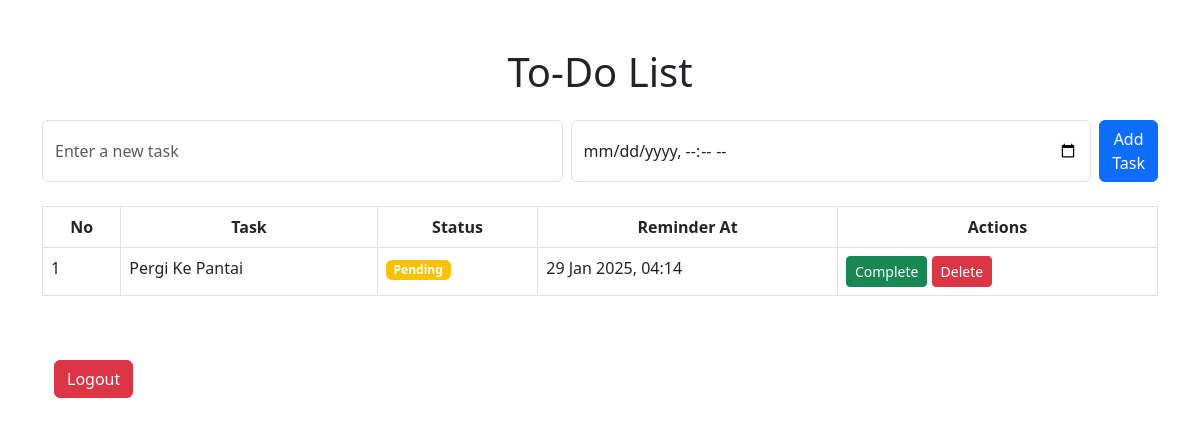
Page /project/dashboard.php (signed in) on the earlier database version.
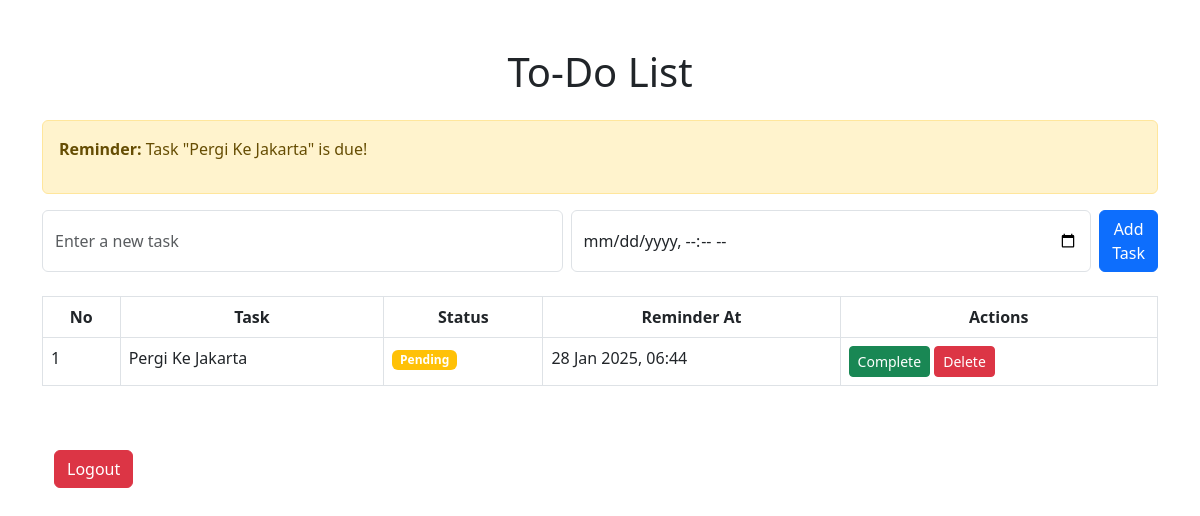
Same page on the later database version.
### tables this page shows
CREATE TABLE `tasks` (
  `id` int(11) NOT NULL,
  `task` varchar(255) NOT NULL,
  `is_completed` tinyint(1) DEFAULT 0,
  `created_at` timestamp NOT NULL DEFAULT current_timestamp(),
  `reminder_at` datetime DEFAULT NULL
);

### project/prosses.php (called while the page is built, shortened)
<?php
include '../db.php';
$current_time = date('Y-m-d H:i:s');
$result = $conn->query("SELECT * FROM tasks ORDER BY created_at DESC");
$reminder_tasks = $conn->query("SELECT * FROM tasks WHERE reminder_at IS NOT NULL AND reminder_at <= '$current_time' AND is_completed = 0");

### project/dashboard.php (the view, shortened to what this page needs)
<?php
include 'prosses.php';
?>
<!DOCTYPE html>
<html lang="en">
<head>
    <link href="https://cdn.jsdelivr.net/npm/bootstrap@5.3.0/dist/css/bootstrap.min.css" rel="stylesheet">
</head>
<body>
    <div class="container py-5">
        <h1 class="text-center mb-4">To-Do List</h1>
        <?php if ($reminder_tasks->num_rows > 0): ?>
            <div class="alert alert-warning">
                <?php while ($reminder = $reminder_tasks->fetch_assoc()): ?>
                    <p><strong>Reminder:</strong> Task "<?= $reminder['task'] ?>" is due!</p>
                <?php endwhile; ?>
            </div>
        <?php endif; ?>
        <form method="POST" class="d-flex mb-4">
            <input type="text" name="task" class="form-control me-2" placeholder="Enter a new task" required>
            <input type="datetime-local" name="reminder_at" class="form-control me-2" required>
            <button type="submit" name="add_task" class="btn btn-primary">Add Task</button>
        </form>
        <table class="table table-bordered bg-white">
            <thead>
                <tr class="text-center">
                    <th>No</th>
                    <th>Task</th>
                    <th>Status</th>
                    <th>Reminder At</th>
                    <th>Actions</th>
                </tr>
            </thead>
            <tbody>
                <?php if ($result->num_rows > 0): ?>
                    <?php
                    $no = 1;
                    while ($row = $result->fetch_assoc()): ?>
                        <tr>
                            <td><?= $no++ ?></td>
                            <td><?= $row['task'] ?></td>
                            <td>
                                <?php if ($row['is_completed']): ?>
                                    <span class="badge bg-success">Completed</span>
                                <?php else: ?>
                                    <span class="badge bg-warning">Pending</span>
                                <?php endif; ?>
                            </td>
                            <td>
                                <?= $row['reminder_at'] ? date("d M Y, H:i", strtotime($row['reminder_at'])) : '-' ?>
                            </td>
                            <td>
                                <?php if (!$row['is_completed']): ?>
                                    <a href="?complete_task=<?= $row['id'] ?>" class="btn btn-success btn-sm">Complete</a>
                                <?php endif; ?>
                                <a href="?delete_task=<?= $row['id'] ?>" class="btn btn-danger btn-sm">Delete</a>
                            </td>
                        </tr>
                    <?php endwhile; ?>
                <?php else: ?>
                    <tr>
                        <td colspan="5" class="text-center">No tasks found. Add a task above!</td>
                    </tr>
                <?php endif; ?>
            </tbody>
        </table>
        <div class="container py-5">
            <a href="../auth/logout.php" class="btn btn-danger">Logout</a>
        </div>
    </div>
</body>
</html>

Differences in the rows shown:
removed tasks: task "Pergi Ke Pantai", is_completed "Pending", reminder_at "29 Jan 2025, 04:14", shown under "To-Do List"
added tasks: task "Pergi Ke Jakarta", is_completed "Pending", reminder_at "28 Jan 2025, 06:44"
